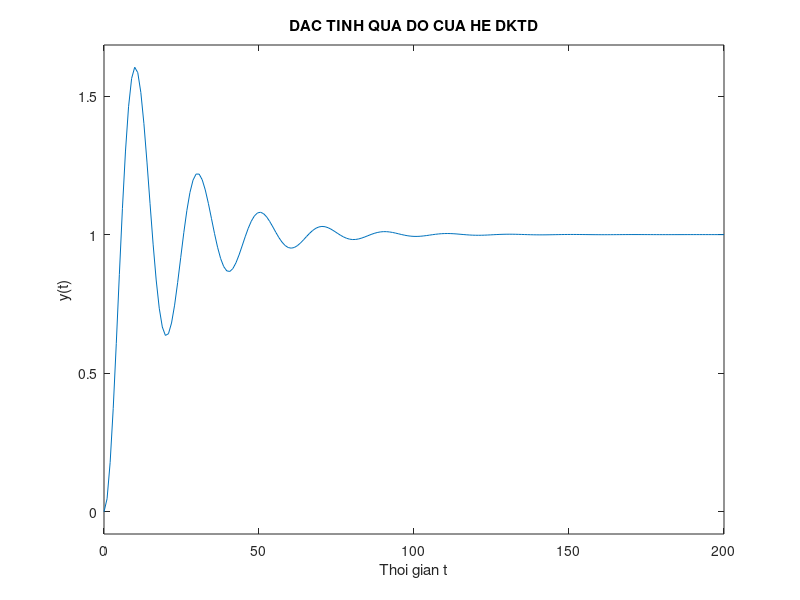

This chart was generated by the following MATLAB code:
clc;
disp('  BAI 6: MO PHONG HE THONG VAT LY')
disp('               BAI LAM!')
disp('------------------------------------------------------------')

m = 100 * str2double(input('Hay nhap khoi luong cua vat 100 m = ', 's'));
C = 10 * str2double(input('Hay nhap he so giam lac cua he 10 C = ', 's'));
K = 10 * str2double(input('Hay nhap do cung cua lo xo 10 K = ', 's'));
T = 0.001 * str2double(input('Hay nhap chu ky trich mau 0.001 T = ', 's'));
if isnan(m)
    m=100*5;
    if isnan(C)
        C=10*5;
        if isnan(K)
            K=10*5;
            if isnan(T)
                T=0.001*5;
            end
        end
    end
end
Num = [K]; % Tu so cua ham truyen W(s)
Den = [m,C,K]; % Mau so cua ham truyen

w = tf(Num, Den);
step(w)
title('DAC TINH QUA DO CUA HE DKTD');
xlabel('Thoi gian t');
ylabel('y(t)');
grid;